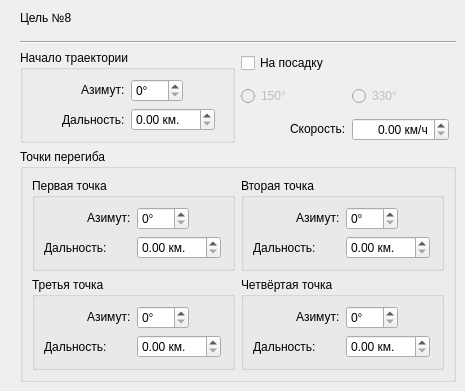
    <widget class="QWidget" name="page_8">
     <widget class="QWidget" name="layoutWidget_8">
      <property name="geometry">
       <rect>
        <x>20</x>
        <y>0</y>
        <width>436</width>
        <height>382</height>
       </rect>
      </property>
      <layout class="QGridLayout" name="LayoutTarget8">
       <item row="0" column="0" alignment="Qt::AlignLeft">
        <widget class="QLabel" name="LabelTarget8">
         <property name="text">
          <string>Цель №8</string>
         </property>
        </widget>
       </item>
       <item row="1" column="0">
        <widget class="Line" name="Line8">
         <property name="orientation">
          <enum>Qt::Horizontal</enum>
         </property>
        </widget>
       </item>
       <item row="2" column="0">
        <layout class="QGridLayout" name="LayoutTrajectoryStart8">
         <item row="0" column="0">
          <widget class="QGroupBox" name="TargetStart8">
           <property name="title">
            <string>Начало траектории</string>
           </property>
           <layout class="QGridLayout" name="gridLayout_11">
            <item row="0" column="0">
             <layout class="QGridLayout" name="LayoutAzimuthRangeStart8">
              <item row="0" column="0" alignment="Qt::AlignRight|Qt::AlignVCenter">
               <widget class="QLabel" name="LabelTargetAzimuthStart8">
                <property name="text">
                 <string>Азимут:</string>
                </property>
               </widget>
              </item>
              <item row="0" column="1" alignment="Qt::AlignLeft|Qt::AlignVCenter">
               <widget class="QSpinBox" name="TargetAzimuthStart8">
                <property name="suffix">
                 <string>°</string>
                </property>
                <property name="maximum">
                 <number>360</number>
                </property>
               </widget>
              </item>
              <item row="1" column="1" alignment="Qt::AlignLeft|Qt::AlignVCenter">
               <widget class="QDoubleSpinBox" name="TargetRangeStart8">
                <property name="suffix">
                 <string> км.</string>
                </property>
                <property name="maximum">
                 <double>150.000000000000000</double>
                </property>
               </widget>
              </item>
              <item row="1" column="0" alignment="Qt::AlignRight">
               <widget class="QLabel" name="LabelTargetRangeStart8">
                <property name="text">
                 <string>Дальность:</string>
                </property>
               </widget>
              </item>
             </layout>
            </item>
           </layout>
          </widget>
         </item>
         <item row="0" column="1">
          <layout class="QGridLayout" name="LayoutOptions8">
           <item row="1" column="0">
            <layout class="QGridLayout" name="LayoutSide8">
             <item row="0" column="0" alignment="Qt::AlignLeft|Qt::AlignVCenter">
              <widget class="QRadioButton" name="TargetGoHome1508">
               <property name="enabled">
                <bool>false</bool>
               </property>
               <property name="text">
                <string>150°</string>
               </property>
              </widget>
             </item>
             <item row="0" column="1" alignment="Qt::AlignLeft|Qt::AlignVCenter">
              <widget class="QRadioButton" name="TargetGoHome3308">
               <property name="enabled">
                <bool>false</bool>
               </property>
               <property name="text">
                <string>330°</string>
               </property>
              </widget>
             </item>
            </layout>
           </item>
           <item row="0" column="0" alignment="Qt::AlignLeft|Qt::AlignVCenter">
            <widget class="QCheckBox" name="TargetGoHome8">
             <property name="cursor">
              <cursorShape>PointingHandCursor</cursorShape>
             </property>
             <property name="text">
              <string>На посадку</string>
             </property>
            </widget>
           </item>
           <item row="2" column="0">
            <layout class="QGridLayout" name="LayoutSpeed8">
             <item row="0" column="1" alignment="Qt::AlignLeft|Qt::AlignVCenter">
              <widget class="QDoubleSpinBox" name="TargetSpeed8">
               <property name="alignment">
                <set>Qt::AlignRight|Qt::AlignTrailing|Qt::AlignVCenter</set>
               </property>
               <property name="suffix">
                <string> км/ч</string>
               </property>
               <property name="maximum">
                <double>1200.000000000000000</double>
               </property>
              </widget>
             </item>
             <item row="0" column="0" alignment="Qt::AlignRight|Qt::AlignVCenter">
              <widget class="QLabel" name="LabelSpeedTarget8">
               <property name="text">
                <string>Скорость:</string>
               </property>
              </widget>
             </item>
            </layout>
           </item>
          </layout>
         </item>
        </layout>
       </item>
       <item row="3" column="0">
        <widget class="QGroupBox" name="TargetExtremums8">
         <property name="title">
          <string>Точки перегиба</string>
         </property>
         <layout class="QGridLayout" name="gridLayout_20">
          <item row="0" column="0">
           <widget class="QGroupBox" name="TargetExtremumFirst8">
            <property name="title">
             <string>Первая точка</string>
            </property>
            <layout class="QGridLayout" name="gridLayout_46">
             <item row="0" column="0">
              <layout class="QGridLayout" name="LayoutExtremumFirst8">
               <item row="0" column="0" alignment="Qt::AlignRight|Qt::AlignVCenter">
                <widget class="QLabel" name="LabelTargetAzimuthExtremumFirst8">
                 <property name="text">
                  <string>Азимут:</string>
                 </property>
                </widget>
               </item>
               <item row="0" column="1" alignment="Qt::AlignLeft|Qt::AlignVCenter">
                <widget class="QSpinBox" name="TargetAzimuthExtremumFirst8">
                 <property name="suffix">
                  <string>°</string>
                 </property>
                 <property name="maximum">
                  <number>360</number>
                 </property>
                </widget>
               </item>
               <item row="1" column="0">
                <widget class="QLabel" name="LabelTargetRangeExtremumFirst8">
                 <property name="text">
                  <string>Дальность:</string>
                 </property>
                </widget>
               </item>
               <item row="1" column="1" alignment="Qt::AlignLeft|Qt::AlignVCenter">
                <widget class="QDoubleSpinBox" name="TargetRangeExtremumFirst8">
                 <property name="suffix">
                  <string> км.</string>
                 </property>
                 <property name="maximum">
                  <double>150.000000000000000</double>
                 </property>
                </widget>
               </item>
              </layout>
             </item>
            </layout>
           </widget>
          </item>
          <item row="0" column="1">
           <widget class="QGroupBox" name="TargetExtremumSecond8">
            <property name="title">
             <string>Вторая точка</string>
            </property>
            <layout class="QGridLayout" name="gridLayout_47">
             <item row="0" column="0">
              <layout class="QGridLayout" name="LayoutExtremumSecond8">
               <item row="0" column="0" alignment="Qt::AlignRight|Qt::AlignVCenter">
                <widget class="QLabel" name="LabelTargetAzimuthExtremumSecond8">
                 <property name="text">
                  <string>Азимут:</string>
                 </property>
                </widget>
               </item>
               <item row="0" column="1" alignment="Qt::AlignLeft|Qt::AlignVCenter">
                <widget class="QSpinBox" name="TargetAzimuthExtremumSecond8">
                 <property name="suffix">
                  <string>°</string>
                 </property>
                 <property name="maximum">
                  <number>360</number>
                 </property>
                </widget>
               </item>
               <item row="1" column="0">
                <widget class="QLabel" name="LabelTargetRangeExtremumSecond8">
                 <property name="text">
                  <string>Дальность:</string>
                 </property>
                </widget>
               </item>
               <item row="1" column="1" alignment="Qt::AlignLeft|Qt::AlignVCenter">
                <widget class="QDoubleSpinBox" name="TargetRangeExtremumSecond8">
                 <property name="suffix">
                  <string> км.</string>
                 </property>
                 <property name="maximum">
                  <double>150.000000000000000</double>
                 </property>
                </widget>
               </item>
              </layout>
             </item>
            </layout>
           </widget>
          </item>
          <item row="1" column="0">
           <widget class="QGroupBox" name="TargetExtremumThird8">
            <property name="title">
             <string>Третья точка</string>
            </property>
            <layout class="QGridLayout" name="gridLayout_48">
             <item row="0" column="0">
              <layout class="QGridLayout" name="LayoutExtremumThird8">
               <item row="0" column="0" alignment="Qt::AlignRight|Qt::AlignVCenter">
                <widget class="QLabel" name="LabelTargetAzimuthExtremumThird8">
                 <property name="text">
                  <string>Азимут:</string>
                 </property>
                </widget>
               </item>
               <item row="0" column="1" alignment="Qt::AlignLeft|Qt::AlignVCenter">
                <widget class="QSpinBox" name="TargetAzimuthExtremumThird8">
                 <property name="suffix">
                  <string>°</string>
                 </property>
                 <property name="maximum">
                  <number>360</number>
                 </property>
                </widget>
               </item>
               <item row="1" column="0">
                <widget class="QLabel" name="LabelTargetRangeExtremumThird8">
                 <property name="text">
                  <string>Дальность:</string>
                 </property>
                </widget>
               </item>
               <item row="1" column="1" alignment="Qt::AlignLeft|Qt::AlignVCenter">
                <widget class="QDoubleSpinBox" name="TargetRangeExtremumThird8">
                 <property name="suffix">
                  <string> км.</string>
                 </property>
                 <property name="maximum">
                  <double>150.000000000000000</double>
                 </property>
                </widget>
               </item>
              </layout>
             </item>
            </layout>
           </widget>
          </item>
          <item row="1" column="1">
           <widget class="QGroupBox" name="TargetExtremumFourth8">
            <property name="title">
             <string>Четвёртая точка</string>
            </property>
            <layout class="QGridLayout" name="gridLayout_49">
             <item row="0" column="0">
              <layout class="QGridLayout" name="LayoutExtremumFourth8">
               <item row="1" column="0">
                <widget class="QLabel" name="LabelTargetRangeExtremumFourth8">
                 <property name="text">
                  <string>Дальность:</string>
                 </property>
                </widget>
               </item>
               <item row="0" column="1" alignment="Qt::AlignLeft|Qt::AlignVCenter">
                <widget class="QSpinBox" name="TargetAzimuthExtremumFourth8">
                 <property name="suffix">
                  <string>°</string>
                 </property>
                 <property name="maximum">
                  <number>360</number>
                 </property>
                </widget>
               </item>
               <item row="0" column="0" alignment="Qt::AlignRight|Qt::AlignVCenter">
                <widget class="QLabel" name="LabelTargetAzimuthExtremumFourth8">
                 <property name="text">
                  <string>Азимут:</string>
                 </property>
                </widget>
               </item>
               <item row="1" column="1" alignment="Qt::AlignLeft|Qt::AlignVCenter">
                <widget class="QDoubleSpinBox" name="TargetRangeExtremumFourth8">
                 <property name="suffix">
                  <string> км.</string>
                 </property>
                 <property name="maximum">
                  <double>150.000000000000000</double>
                 </property>
                </widget>
               </item>
              </layout>
             </item>
            </layout>
           </widget>
          </item>
         </layout>
        </widget>
       </item>
      </layout>
     </widget>
    </widget>
